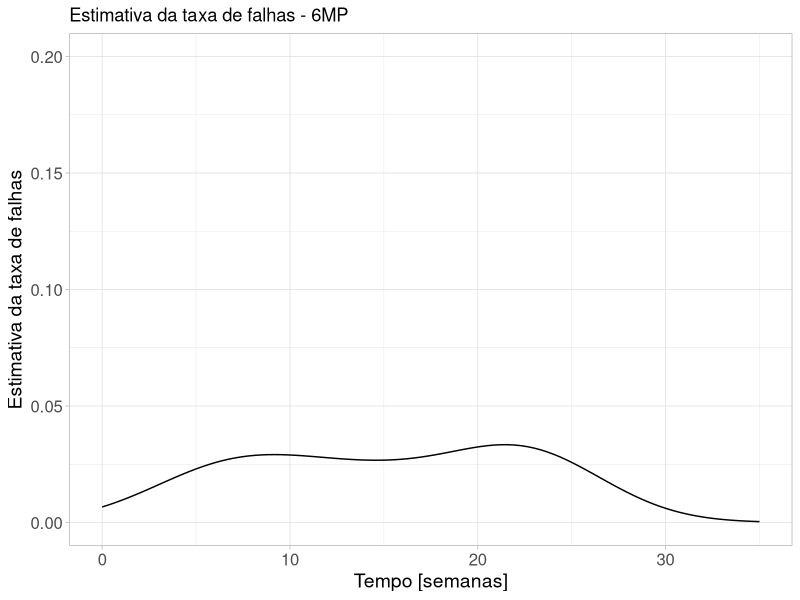
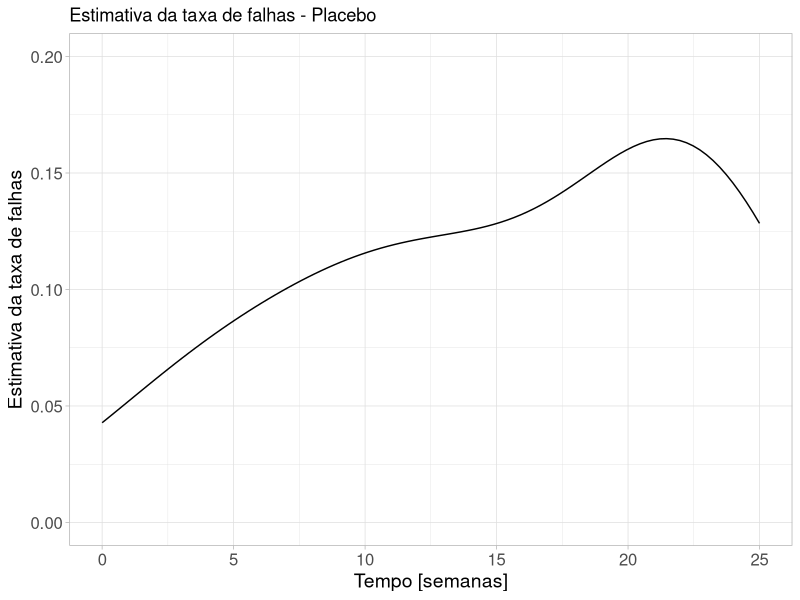

These charts were generated, in order, by the following R code:
## ---- chunk 1
#| echo: true
library(survival)
library(readxl)
dados <- read_xlsx("anderson.xlsx", col_names = TRUE)
ajusteKM <- survfit(Surv(tempo, status) ~ 1, subset = (Rx==0), data=dados)
ajusteKM_sum <- summary(ajusteKM)
pesos <- ajusteKM_sum$n.event/ajusteKM_sum$n.risk
h <- density(ajusteKM_sum$time, kernel = "gaussian", n = 100, from = 0, to = 35, weights = pesos)
library(ggplot2)
data <- data.frame(x=h$x, y=h$y)
## ---- chunk 2
#| fig-width: 8
#| fig-height: 4
ggplot(data, aes(x=x, y=y)) + geom_line() + scale_y_continuous(limits=c(0,0.20)) + theme_light() +
  theme(axis.text = element_text(size = 12),
        axis.title = element_text(size = 14)) +
  labs(x = "Tempo [semanas]", y = "Estimativa da taxa de falhas", title = "Estimativa da taxa de falhas - 6MP")
## ---- chunk 3
#| echo: true
tempo2<- c(1,1,2,2,3,4,4,5,5,8,8,8,8,11,11,12,12,15,17,22,23)
status2<- c(1,1,1,1,1,1,1,1,1,1,1,1,1,1,1,1,1,1,1,1,1) 
dados <- data.frame(tempos=tempo2, status=status2)
ajusteKM <- survfit(Surv(tempos, status) ~ 1, data=dados)
ajusteKM_sum <- summary(ajusteKM)
pesos <- ajusteKM_sum$n.event/ajusteKM_sum$n.risk
h <- density(ajusteKM_sum$time, weights = pesos,
kernel = "gaussian", n = 100, from = 0, to = 25)
data <- data.frame(x=h$x, y=h$y)
## ---- chunk 4
#| fig-width: 8
#| fig-height: 4
ggplot(data, aes(x=x, y=y)) + geom_line() + scale_y_continuous(limits=c(0,0.20)) +  theme_light() +
  theme(axis.text = element_text(size = 12),
        axis.title = element_text(size = 14)) +
  labs(x = "Tempo [semanas]", y = "Estimativa da taxa de falhas", title = "Estimativa da taxa de falhas - Placebo")
## ---- chunk 5
#| echo: true
library(survey)
dados_p <- svydesign(ids = ~1, data=dados)
dados_svykm <- svykm(Surv(tempos, status) ~ 1, dados_p, se=TRUE)
quantile(dados_svykm, 0.5, ci=TRUE)
